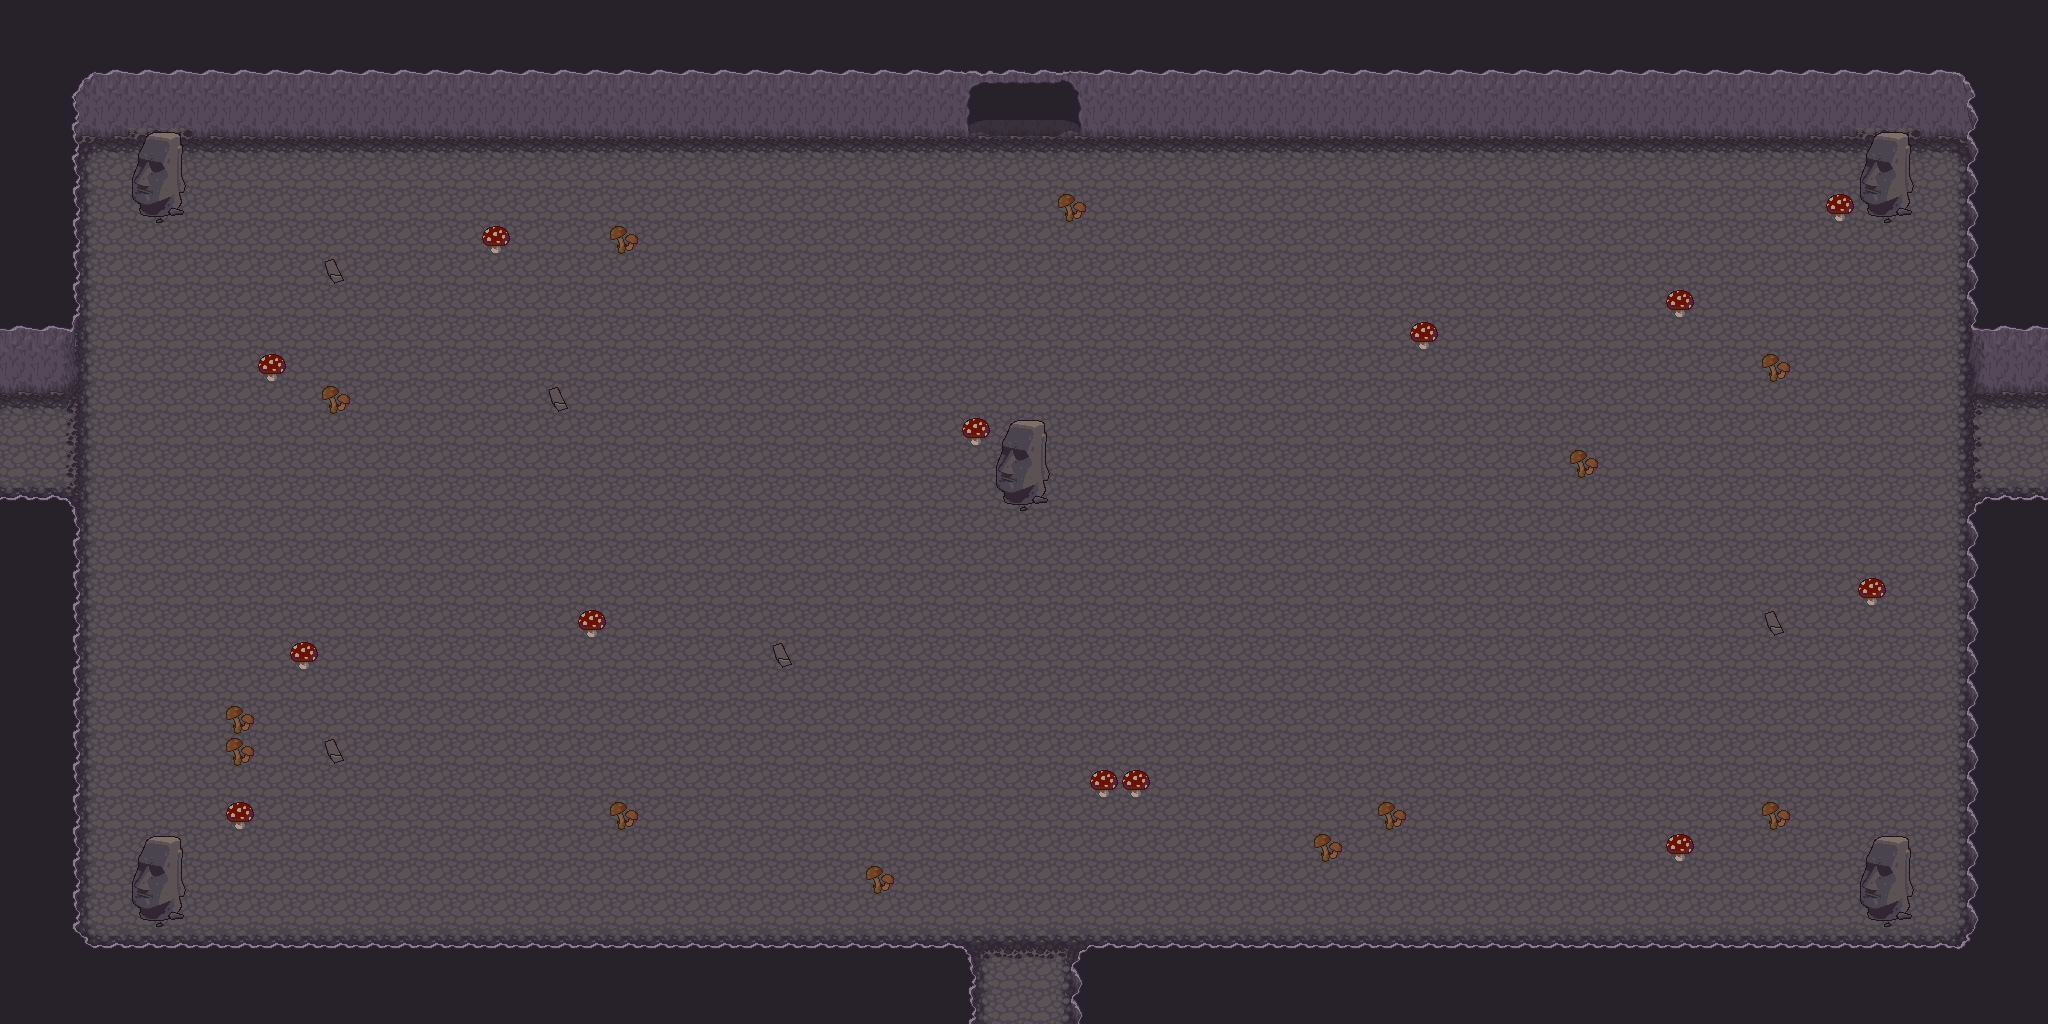

Rendered tile map (Tiled .tmx) drawn with the repository's tilesets; below, a short description and the map source with its tile grids summarised:
An orthogonal 64x32 tile map with 32x32 px tiles, 7 tile layers (Ground, Ground +1, Ground +2, Ground +3, ...), 5 hidden layers not drawn, 8 tilesets.

<map version="1.0" orientation="orthogonal" renderorder="right-down" width="64" height="32" tilewidth="32" tileheight="32" nextobjectid="1">
 <tileset firstgid="1" name="Artis_dock" tilewidth="32" tileheight="32" tilecount="128" columns="16">
  <image source="../Ressources/Artis_dock.png" width="512" height="256" />
 </tileset>
 <tileset firstgid="129" name="base_out_atlas" tilewidth="32" tileheight="32" tilecount="1024" columns="32">
  <image source="../Ressources/base_out_atlas.png" width="1024" height="1024" />
 </tileset>
 <tileset firstgid="1153" name="build_atlas" tilewidth="32" tileheight="32" tilecount="1024" columns="32">
  <image source="../Ressources/build_atlas.png" width="1024" height="1024" />
 </tileset>
 <tileset firstgid="2177" name="caves" tilewidth="32" tileheight="32" tilecount="66" columns="11">
  <image source="../Ressources/caves.png" width="352" height="192" />
 </tileset>
 <tileset firstgid="2243" name="forest_tiles" tilewidth="32" tileheight="32" tilecount="256" columns="16">
  <image source="../Ressources/forest_tiles.png" width="512" height="512" />
 </tileset>
 <tileset firstgid="2499" name="obj_misk_atlas" tilewidth="32" tileheight="32" tilecount="1024" columns="32">
  <image source="../Ressources/obj_misk_atlas.png" width="1024" height="1024" />
 </tileset>
 <tileset firstgid="3523" name="terrain_atlas" tilewidth="32" tileheight="32" tilecount="1024" columns="32">
  <image source="../Ressources/terrain_atlas.png" width="1024" height="1024" />
 </tileset>
 <tileset firstgid="4547" name="tileset_stone_v4_p1" tilewidth="32" tileheight="32" tilecount="70" columns="5">
  <image source="../Ressources/tileset_stone_v4_p1.png" width="166" height="463" />
 </tileset>
 <layer name="Ground" width="64" height="32">
  <data>[2048 cells, 2048 non-empty, 1 distinct tile ids]</data>
 </layer>
 <layer name="Ground +1" width="64" height="32">
  <data>[2048 cells, 178 non-empty, 12 distinct tile ids]</data>
 </layer>
 <layer name="Ground +2" width="64" height="32">
  <data>[2048 cells, 14 non-empty, 3 distinct tile ids]</data>
 </layer>
 <layer name="Ground +3" width="64" height="32">
  <data>[2048 cells, 686 non-empty, 32 distinct tile ids]</data>
 </layer>
 <layer name="Door" width="64" height="32">
  <data>[2048 cells, 12 non-empty, 9 distinct tile ids]</data>
 </layer>
 <layer name="Collide" width="64" height="32" visible="0">
  <data>[2048 cells, 650 non-empty, 1 distinct tile ids]</data>
 </layer>
 <layer name="TopDoorBlock" width="64" height="32" visible="0">
  <data>[2048 cells, 24 non-empty, 3 distinct tile ids]</data>
 </layer>
 <layer name="BottomDoorBlock" width="64" height="32" visible="0">
  <data>[2048 cells, 18 non-empty, 2 distinct tile ids]</data>
 </layer>
 <layer name="LeftDoorBlock" width="64" height="32" visible="0">
  <data>[2048 cells, 24 non-empty, 2 distinct tile ids]</data>
 </layer>
 <layer name="RightDoorBlock" width="64" height="32" visible="0">
  <data>[2048 cells, 24 non-empty, 2 distinct tile ids]</data>
 </layer>
 <layer name="UpOne" width="64" height="32">
  <data>[2048 cells, 8 non-empty, 4 distinct tile ids]</data>
 </layer>
 <layer name="UpTwo" width="64" height="32">
  <data>[2048 cells, 0 non-empty, 0 distinct tile ids]</data>
 </layer>
</map>
